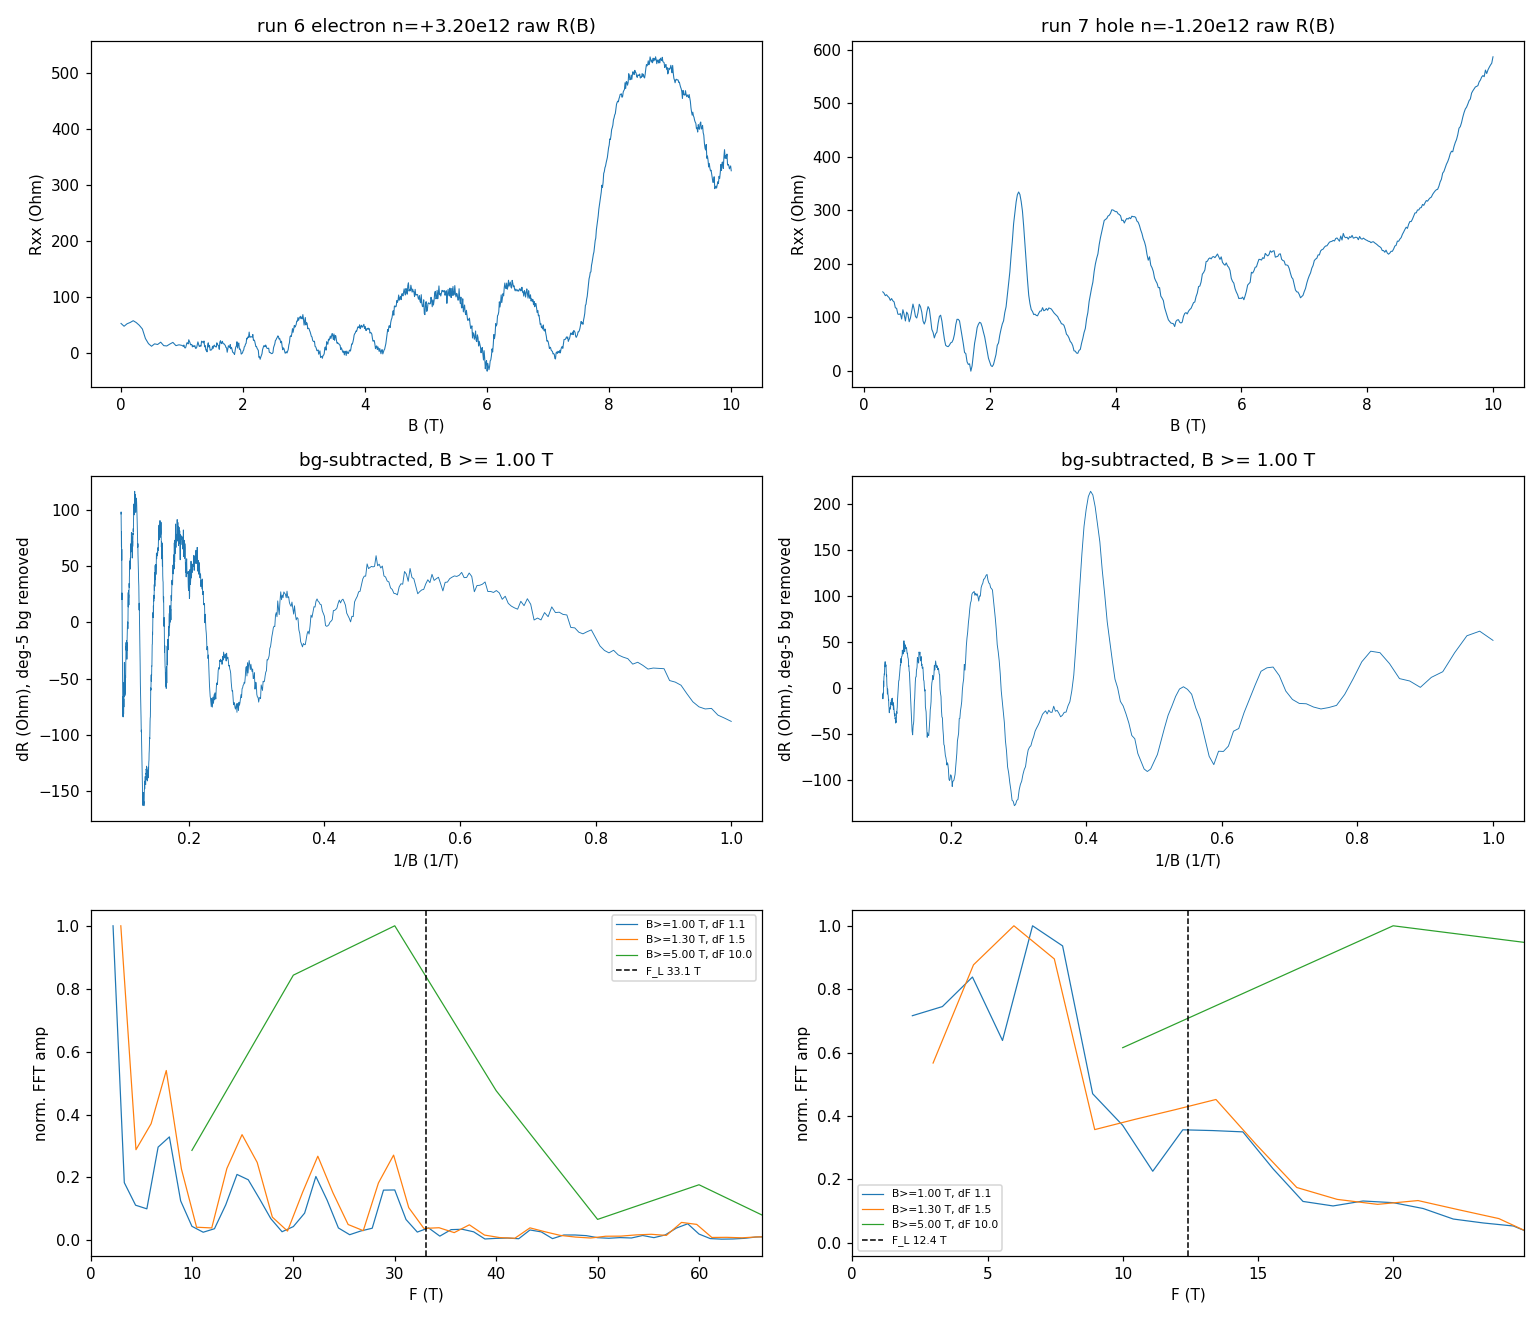

The script that saved this image:
"""sdh-spot-check read of runs 6 (electron, n=+3.2e12) and 7 (hole, n=-1.2e12): raw R(B), sdh_onset, sdh_fft vs F_L
and the model's ABAB/ABCA tones. Saves hera_scratch/spot_read.png and prints the numbers the fan design inherits."""
import sys, json, warnings, numpy as np, matplotlib
matplotlib.use("Agg")
import matplotlib.pyplot as plt
sys.path.insert(0, "/home/hera/measurement_env/hera/models/tetralayer_fs_count")
from hera.analysis import open_run, summarize_run, sdh_onset, sdh_fft, luttinger_frequency, SdhOnsetError
from fs_count_b0 import abab_fs, abca_fs, abab_mstar, abca_mstar

I_BIAS = 1.0 / 100e6          # 1 V drive / 100 MOhm
R_FS = 50e-6 / I_BIAS         # sr1 50 uV -> 5 kOhm full scale
runs = {6: ("electron", +3.2e16), 7: ("hole", -1.2e16)}   # n in m^-2
fig, ax = plt.subplots(3, 2, figsize=(14, 12))
out = {}
for j, (rid, (side, n_si)) in enumerate(runs.items()):
    r = open_run(f"data/{rid}")
    print(f"\n===== run {rid} ({side}) =====\n{summarize_run(r)}")
    B = r.col("magnet_field"); I = r.col("sr0_X") / -1e6; V = r.col("sr1_X") / 1.0
    R = V / I
    o = np.argsort(B); B, R, I = B[o], R[o], I[o]
    T = r.col("T_sample")
    print(f"B {B.min():.3f}-{B.max():.3f} T, {len(B)} pts; R {R.min():.1f}..{R.max():.1f} Ohm (fs {R.max()/R_FS:.2f}); I {I.min()*1e9:.2f}-{I.max()*1e9:.2f} nA; T {T.min():.3f}-{T.max():.3f} K")
    FL = float(luttinger_frequency(n_si))
    n12 = n_si * 1e-16
    ef, orb = abab_fs(n12); abab_t = [f for f, k in orb]
    ef2, topo, ncomp, nfreq, Ftot = abca_fs(n12)
    print(f"F_L = {FL:.2f} T; model ABAB tones {np.round(abab_t,2)} (sum {np.sum(abab_t):.2f}); ABCA {Ftot:.2f} T ({topo}, {ncomp} comp)")
    print(f"   masses ABAB {[(round(f,1), round(m,3)) for f,m in abab_mstar(n12)]}; ABCA m* {abca_mstar(n12)[1]:.3f}")
    ax[0, j].plot(B, R, lw=0.7); ax[0, j].set_title(f"run {rid} {side} n={n12:+.2f}e12 raw R(B)"); ax[0, j].set_xlabel("B (T)"); ax[0, j].set_ylabel("Rxx (Ohm)")
    # onset
    try:
        with warnings.catch_warnings(record=True) as w:
            warnings.simplefilter("always")
            on = sdh_onset(R, B, r_full_scale=R_FS)
            for ww in w: print("  warn:", ww.message)
        print(on.summary())
        out[rid] = dict(onset_b=float(on.onset_b), clip_high_b=(None if on.clip_high_b is None else float(on.clip_high_b)),
                        tones=[dict(freq=float(t.freq), onset_b=float(t.onset_b), censored=bool(t.censored), marginal=bool(t.marginal),
                                    harmonic_of=(None if t.harmonic_of is None else float(t.harmonic_of)) if not isinstance(t.harmonic_of, (list, tuple)) else [float(x) for x in t.harmonic_of]) for t in on.tones])
        onset = on.onset_b
    except SdhOnsetError as e:
        print("SdhOnsetError:", e); onset = None; out[rid] = dict(onset_b=None, error=str(e))
    # background-subtracted trace + FFT for a few windows
    lo0 = max(onset or 1.0, 1.0)
    Bmax = B.max()
    for k, lo in enumerate([lo0, lo0 * 1.3, max(lo0, 0.5 * Bmax)]):
        m = (B >= lo)
        if m.sum() < 30: continue
        cf = np.polyfit(B[m], R[m], 5); dR = R[m] - np.polyval(cf, B[m])
        if k == 0:
            ax[1, j].plot(1 / B[m], dR, lw=0.6); ax[1, j].set_xlabel("1/B (1/T)"); ax[1, j].set_ylabel("dR (Ohm), deg-5 bg removed"); ax[1, j].set_title(f"bg-subtracted, B >= {lo:.2f} T")
        f, spec = sdh_fft(R[:, None], B, b_range=(lo, Bmax), bg_degree=5, log=False, nfft=4096)
        sp = spec[0]; sel = (f > 2) & (f < 3 * FL)
        pk = f[sel][np.argsort(sp[sel])[::-1][:6]]
        dF = 1 / (1 / lo - 1 / Bmax)
        print(f"  FFT window [{lo:.2f},{Bmax:.1f}] T (dF {dF:.2f} T): top peaks {np.round(np.sort(pk),2)} T  [F_L {FL:.1f}]")
        ax[2, j].plot(f[sel], sp[sel] / sp[sel].max(), lw=0.8, label=f"B>={lo:.2f} T, dF {dF:.1f}")
    ax[2, j].axvline(FL, color="k", ls="--", lw=1, label=f"F_L {FL:.1f} T")
    for t in abab_t: ax[2, j].axvline(t, color="r", ls=":", lw=1)
    ax[2, j].set_xlabel("F (T)"); ax[2, j].set_ylabel("norm. FFT amp"); ax[2, j].legend(fontsize=7); ax[2, j].set_xlim(0, 2 * FL)
fig.tight_layout(); fig.savefig("hera_scratch/spot_read.png", dpi=110); print("\nsaved hera_scratch/spot_read.png")
json.dump(out, open("hera_scratch/spot_read.json", "w"), indent=1, default=str)
